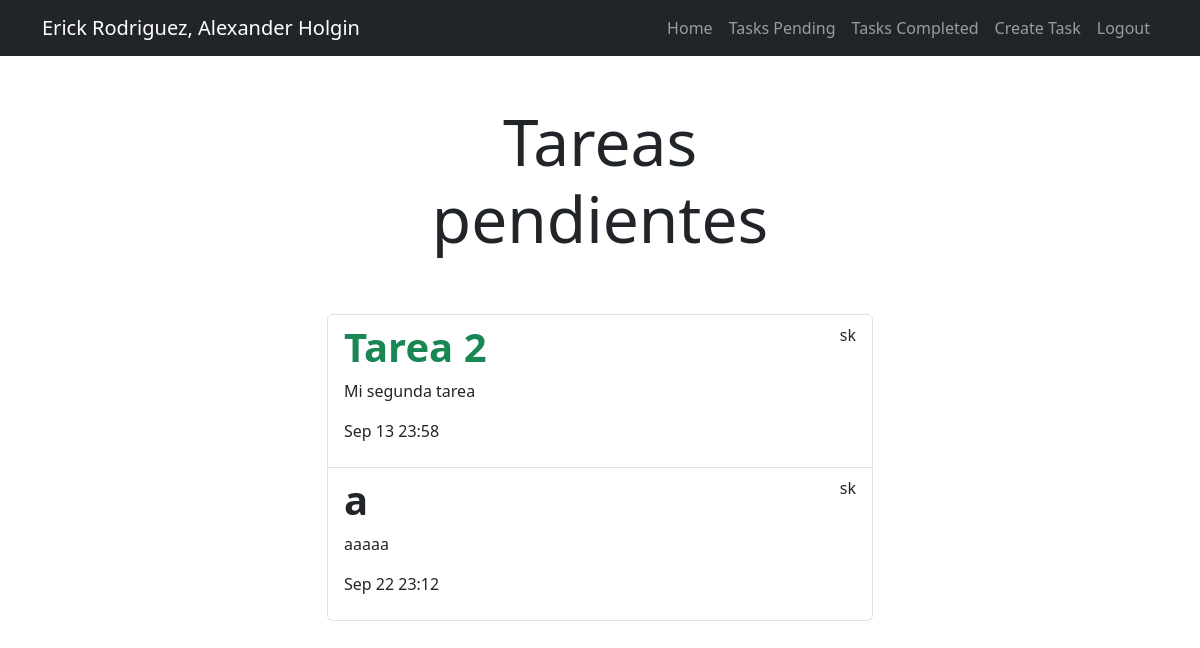
The app's page /tasks_completed/ (signed in) with its own data.
### tasks/models.py (models this page shows, shortened)
class Task(models.Model):
    title = models.CharField(max_length=100)
    description = models.TextField(blank=True)
    created = models.DateTimeField(auto_now_add=True)
    datecompleted = models.DateTimeField(null=True, blank=True)
    important = models.BooleanField(default=False)
    user = models.ForeignKey(User, on_delete=models.CASCADE)

### tasks/views.py (the view)
# urls.py: path('tasks_completed/', views.tasks_completed, name='tasks_completed'),
@login_required
def tasks_completed(request):
    tasks = Task.objects.filter(user=request.user, datecompleted__isnull=False). order_by
    ('-datecompleted')
    return render(request, "tasks.html",{'tasks': tasks})

### tasks/templates/tasks.html
{% extends 'base.html' %}
{% block content %}
<main class="container">
    <div class="row">
        <div class="col-md-6 offset-md-3">
            <h1 class="text-center display-3 py-5">Tareas pendientes</h1>
            <ul class="list-group">
                {% for task in tasks %}
                <a class="list-group-item" href="{% url 'task_detail' task.id %}">
                        <header class="d-flex justify-content-between">
                            {% if task.important %}
                            <h1 class="fw-bold text-success">{{task.title}}</h1>
                            {% else %}
                            <h1 class="fw-bold">{{task.title}}</h1>
                            {% endif %}
                            <p>{{task.user.username}}</p>
                        </header>
                        <p>{{task.description}}</p>
                        <p>{{task.datecompleted|date:'M j y:i'}}</p>
                </a>
                {% endfor %}
            </ul>
        </div>
    </div>
</main>
{% endblock %}

### records on screen
Task: title "Tarea 2", user.username "sk", description "Mi segunda tarea", datecompleted "Sep 13 23:58"
Task: title "a", user.username "sk", description "aaaaa", datecompleted "Sep 22 23:12"
